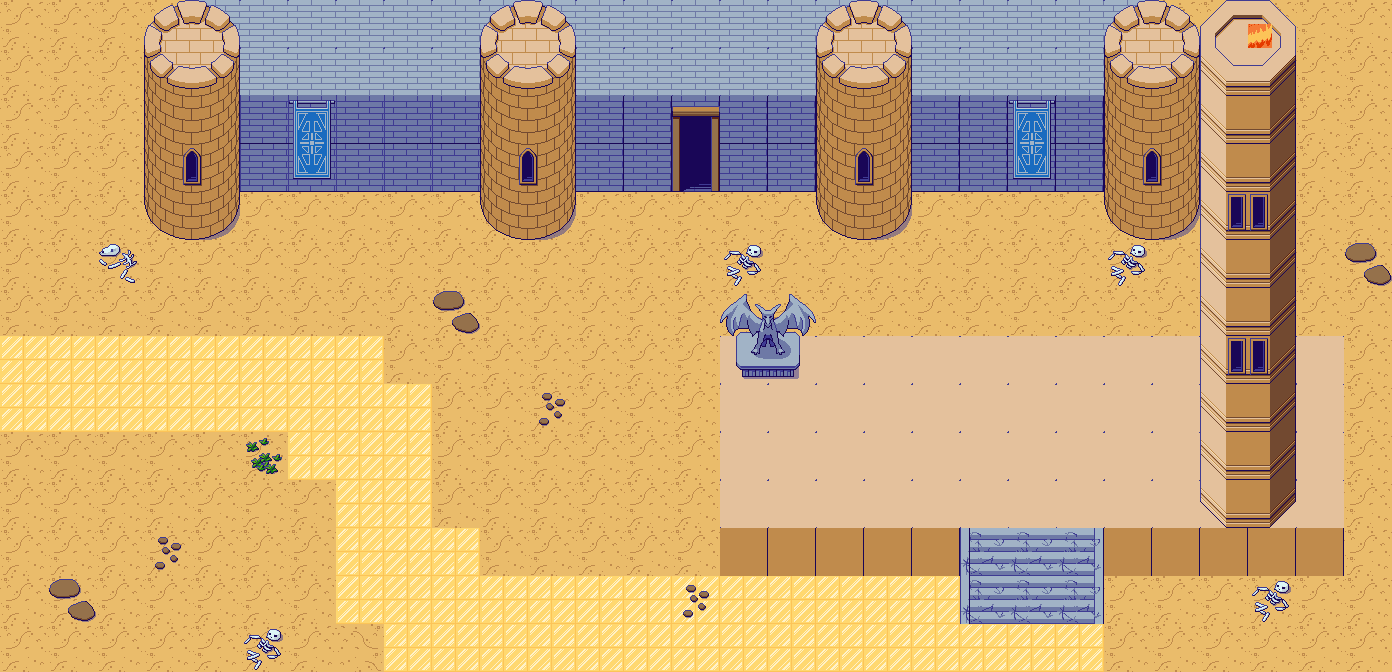

Below is a game level as drawn by its tile map, then a one-line description and the .tmx file that defines it, in full:
An orthogonal 29x14 tile map with 48x48 px tiles, 3 tile layers (Tile Layer 1, Tile Layer 2, Tile Layer 3), 8 tilesets.

<map version="1.5" tiledversion="1.7.2" orientation="orthogonal" renderorder="right-down" width="29" height="14" tilewidth="48" tileheight="48" infinite="0" nextlayerid="4" nextobjectid="1">
 <tileset firstgid="1" name="PixelFantasy_Outside_A1" tilewidth="48" tileheight="48" tilecount="192" columns="16">
  <image source="Pixel Fantasy RMMZ RTP Tiles/img/tilesets/PixelFantasy_Outside_A1.png" width="768" height="576" />
 </tileset>
 <tileset firstgid="193" name="PixelFantasy_Outside_A2" tilewidth="48" tileheight="48" tilecount="192" columns="16">
  <image source="Pixel Fantasy RMMZ RTP Tiles/img/tilesets/PixelFantasy_Outside_A2.png" width="768" height="576" />
 </tileset>
 <tileset firstgid="385" name="PixelFantasy_Outside_A3" tilewidth="48" tileheight="48" tilecount="128" columns="16">
  <image source="Pixel Fantasy RMMZ RTP Tiles/img/tilesets/PixelFantasy_Outside_A3.png" width="768" height="384" />
 </tileset>
 <tileset firstgid="513" name="PixelFantasy_Outside_A4" tilewidth="48" tileheight="48" tilecount="240" columns="16">
  <image source="Pixel Fantasy RMMZ RTP Tiles/img/tilesets/PixelFantasy_Outside_A4.png" width="768" height="720" />
 </tileset>
 <tileset firstgid="753" name="PixelFantasy_Outside_A5" tilewidth="48" tileheight="48" tilecount="128" columns="8">
  <image source="Pixel Fantasy RMMZ RTP Tiles/img/tilesets/PixelFantasy_Outside_A5.png" width="384" height="768" />
 </tileset>
 <tileset firstgid="881" name="PixelFantasy_Outside_B" tilewidth="48" tileheight="48" tilecount="256" columns="16">
  <image source="Pixel Fantasy RMMZ RTP Tiles/img/tilesets/PixelFantasy_Outside_B.png" width="768" height="768" />
 </tileset>
 <tileset firstgid="1137" name="PixelFantasy_Outside_C" tilewidth="48" tileheight="48" tilecount="256" columns="16">
  <image source="Pixel Fantasy RMMZ RTP Tiles/img/tilesets/PixelFantasy_Outside_C.png" width="768" height="768" />
 </tileset>
 <tileset firstgid="1393" name="PixelFantasy_Dungeon_A1" tilewidth="24" tileheight="24" tilecount="768" columns="32">
  <image source="Pixel Fantasy RMMZ RTP Tiles/img/tilesets/PixelFantasy_Dungeon_A1.png" width="768" height="576" />
 </tileset>
 <layer id="1" name="Tile Layer 1" width="29" height="14">
  <data encoding="csv">
241,242,241,242,516,516,516,516,516,516,516,516,516,516,516,516,516,516,516,516,516,516,516,516,241,242,241,242,241,
257,258,257,258,257,258,257,258,257,258,257,258,516,516,516,516,516,516,516,516,516,516,516,516,257,258,257,258,257,
273,274,273,274,273,274,273,274,273,274,273,274,580,580,580,580,580,274,273,580,580,580,580,274,273,274,273,274,273,
241,242,241,242,241,242,241,242,241,242,241,242,580,580,580,580,580,242,241,580,580,580,580,242,241,242,241,242,241,
257,258,257,258,257,258,257,258,257,258,257,258,257,258,257,258,257,258,257,258,257,258,257,258,257,258,257,258,257,
273,274,273,274,273,274,273,274,273,274,273,274,273,274,273,274,273,274,273,274,273,274,273,274,273,274,273,274,273,
241,242,241,242,241,242,241,242,241,242,241,242,241,242,241,242,241,242,241,242,241,242,241,242,241,242,241,242,241,
799,799,799,799,799,799,799,799,257,258,257,258,257,258,257,600,600,600,600,600,600,600,600,600,600,600,600,600,257,
799,799,799,799,799,799,799,799,799,274,273,274,273,274,273,600,600,600,600,600,600,600,600,600,600,600,600,600,273,
241,242,241,242,241,242,799,799,799,242,241,242,241,242,241,600,600,600,600,600,600,600,600,600,600,600,600,600,241,
257,258,257,258,257,258,257,799,799,258,257,258,257,258,257,600,600,600,600,600,600,600,600,600,600,600,600,600,257,
273,274,273,274,273,274,273,799,799,799,273,274,273,274,273,648,648,648,648,648,648,648,648,648,648,648,648,648,273,
241,242,241,242,241,242,241,799,799,799,799,799,799,799,799,799,799,799,799,799,241,242,241,242,241,242,241,242,241,
257,258,257,258,257,258,257,775,799,799,799,799,799,799,799,799,799,799,799,799,799,799,799,258,257,258,257,258,257
</data>
 </layer>
 <layer id="2" name="Tile Layer 2" width="29" height="14">
  <data encoding="csv">
0,0,0,1241,1242,0,0,0,0,0,1241,1242,0,0,0,0,0,1241,1242,0,0,0,0,1241,1242,1243,1244,0,0,
0,0,0,1257,1258,516,516,516,516,516,1257,1258,0,0,0,0,0,1257,1258,0,0,0,0,1257,1258,1259,1260,0,0,
0,0,0,1273,1274,579,579,579,579,579,1273,1274,0,0,0,0,0,1273,1274,0,0,0,0,1273,1274,1275,1276,0,0,
0,0,0,1289,1290,579,579,579,579,579,1289,1290,0,0,0,0,0,1289,1290,0,0,0,0,1289,1290,1275,1276,0,0,
0,0,0,1305,1306,0,0,0,0,0,1305,1306,0,0,0,0,0,1305,1306,0,0,0,0,1305,1306,1291,1292,0,0,
0,0,0,0,0,0,0,0,0,0,0,0,0,0,0,0,0,0,0,0,0,0,0,0,0,1275,1276,0,0,
0,0,0,0,0,0,0,0,0,0,0,0,0,0,0,0,0,0,0,0,0,0,0,0,0,1275,1276,0,0,
0,0,0,0,0,0,0,0,0,0,0,0,0,0,0,0,0,0,0,0,0,0,0,0,0,1291,1292,0,0,
0,0,0,0,0,0,0,0,0,0,0,0,0,0,0,0,0,0,0,0,0,0,0,0,0,1275,1276,0,0,
0,0,0,0,0,0,0,0,0,0,0,0,0,0,0,0,0,0,0,0,0,0,0,0,0,1275,1276,0,0,
0,0,0,0,0,0,0,0,0,0,0,0,0,0,0,0,0,0,0,0,0,0,0,0,0,1307,1308,0,0,
0,0,0,0,0,0,0,0,0,0,0,0,0,0,0,0,0,0,0,0,821,822,823,0,0,0,0,0,0,
0,0,0,0,0,0,0,0,0,0,0,0,0,0,0,0,0,0,0,0,821,822,823,0,0,0,0,0,0,
0,0,0,0,0,0,0,0,0,0,0,0,0,0,0,0,0,0,0,0,0,0,0,0,0,0,0,0,0
</data>
 </layer>
 <layer id="3" name="Tile Layer 3" width="29" height="14">
  <data encoding="csv">
0,0,0,0,0,0,0,0,0,0,0,0,0,0,0,0,0,0,0,0,0,0,0,0,0,0,1422,0,0,
0,0,0,0,0,0,0,0,0,0,0,0,0,0,0,0,0,0,0,0,0,0,0,0,0,0,0,0,0,
0,0,0,0,0,0,1329,0,0,0,0,0,0,0,1368,0,0,0,0,0,0,1329,0,0,0,0,0,0,0,
0,0,0,0,0,0,1345,0,0,0,0,0,0,0,1384,0,0,0,0,0,0,1345,0,0,0,0,0,0,0,
0,0,0,0,0,0,0,0,0,0,0,0,0,0,0,0,0,0,0,0,0,0,0,0,0,0,0,0,0,
0,0,1185,0,0,0,0,0,0,0,0,0,0,0,0,1186,0,0,0,0,0,0,0,1186,0,0,0,0,909,
0,0,0,0,0,0,0,0,0,909,0,0,0,0,0,1270,1271,0,0,0,0,0,0,0,0,0,0,0,0,
0,0,0,0,0,0,0,0,0,0,0,0,0,0,0,1286,1287,0,0,0,0,0,0,0,0,0,0,0,0,
0,0,0,0,0,0,0,0,0,0,0,972,0,0,0,0,0,0,0,0,0,0,0,0,0,0,0,0,0,
0,0,0,0,0,940,0,0,0,0,0,0,0,0,0,0,0,0,0,0,0,0,0,0,0,0,0,0,0,
0,0,0,0,0,0,0,0,0,0,0,0,0,0,0,0,0,0,0,0,0,0,0,0,0,0,0,0,0,
0,0,0,972,0,0,0,0,0,0,0,0,0,0,0,0,0,0,0,0,0,0,0,0,0,0,0,0,0,
0,909,0,0,0,0,0,0,0,0,0,0,0,0,972,0,0,0,0,0,0,0,0,0,0,0,1186,0,0,
0,0,0,0,0,1186,0,0,0,0,0,0,0,0,0,0,0,0,0,0,0,0,0,0,0,0,0,0,0
</data>
 </layer>
</map>
